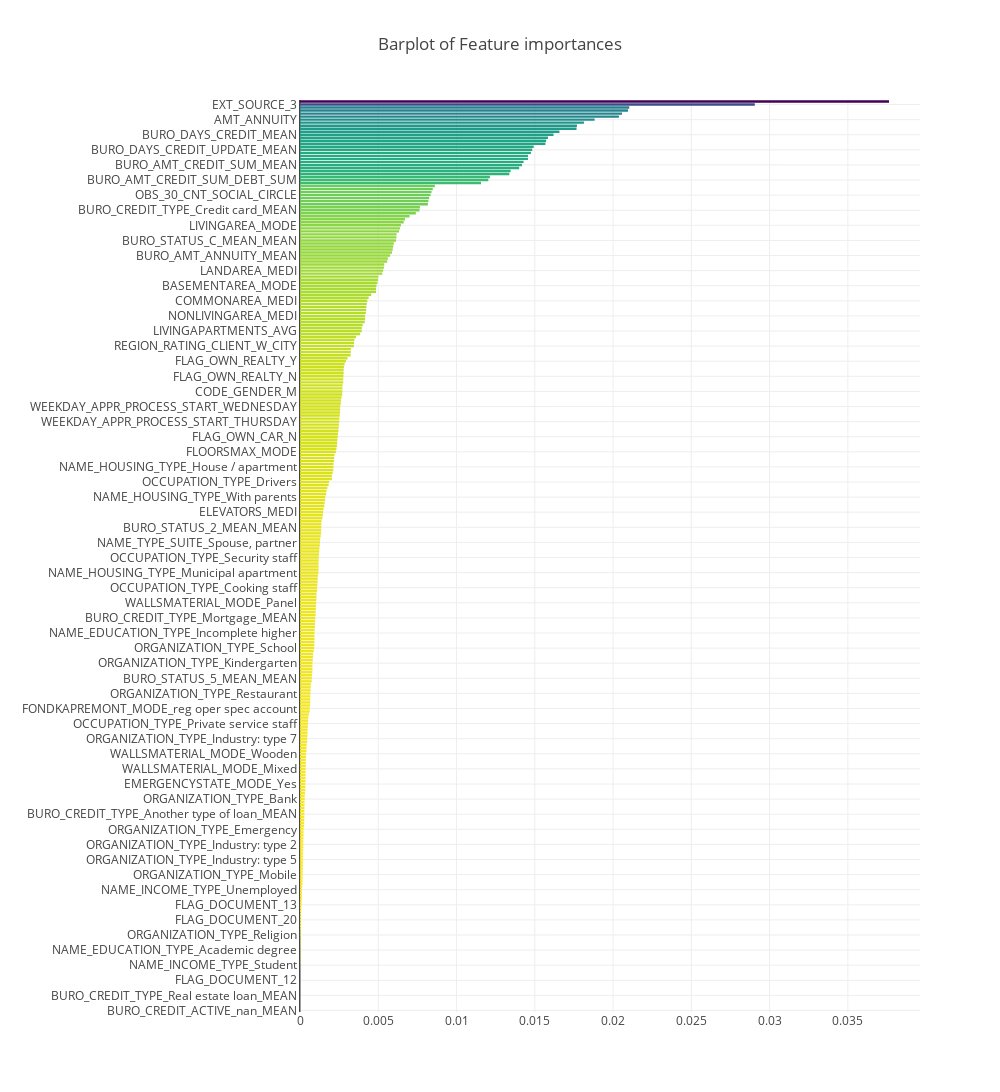

The cell this chart's notebook holds for it:
### Code cell
x, y = (list(x) for x in zip(*sorted(zip(feature_importances_1.importance, feature_importances_1.feature), 
                                                            reverse = False)))
trace = go.Bar(
    x=x ,
    y=y,
    marker=dict(
        color=x,
        colorscale = 'Viridis',
        reversescale = True
    ),
    name='Random Forest Feature importance',
    orientation='h',
)

layout = dict(
    title='Barplot of Feature importances',
     width = 1000, height = 5000,
    yaxis=dict(
        showgrid=True,
        showline=True,
        showticklabels=True,
    ),
    margin=dict(
    l=300,
),
)


fig1 = go.Figure(data=[trace])
fig1['layout'].update(layout)
iplot(fig1, filename='plots')

### Figure 1 — Plotly figure (JSON) as saved in the notebook; plotly's stock layout.template omitted (floating-point values rounded to 4 significant figures; data arrays with more than 128 entries replaced by an {"elided": "..."} marker saying what was removed)
{"data": [{"marker": {"color": {"elided": "302 float values"}, "colorscale": "Viridis", "reversescale": true}, "name": "Random Forest Feature importance", "orientation": "h", "type": "bar", "uid": "7e7231e4-563a-4431-bdb9-5aa198acf23b", "x": {"elided": "302 float values"}, "y": {"elided": "302 str values"}}], "layout": {"height": 5000, "margin": {"l": 300}, "title": {"text": "Barplot of Feature importances"}, "width": 1000, "yaxis": {"showgrid": true, "showline": true, "showticklabels": true}}}
